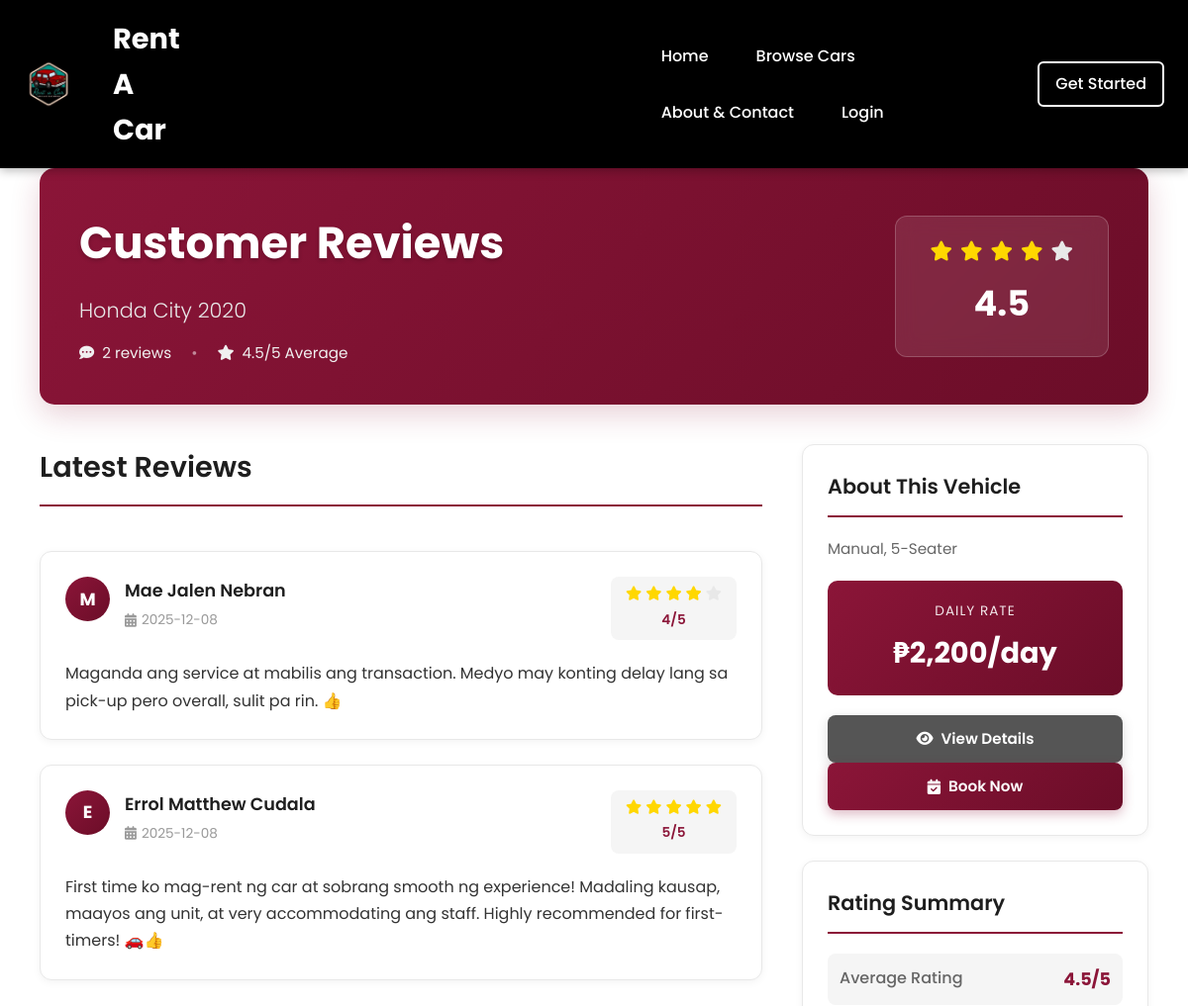
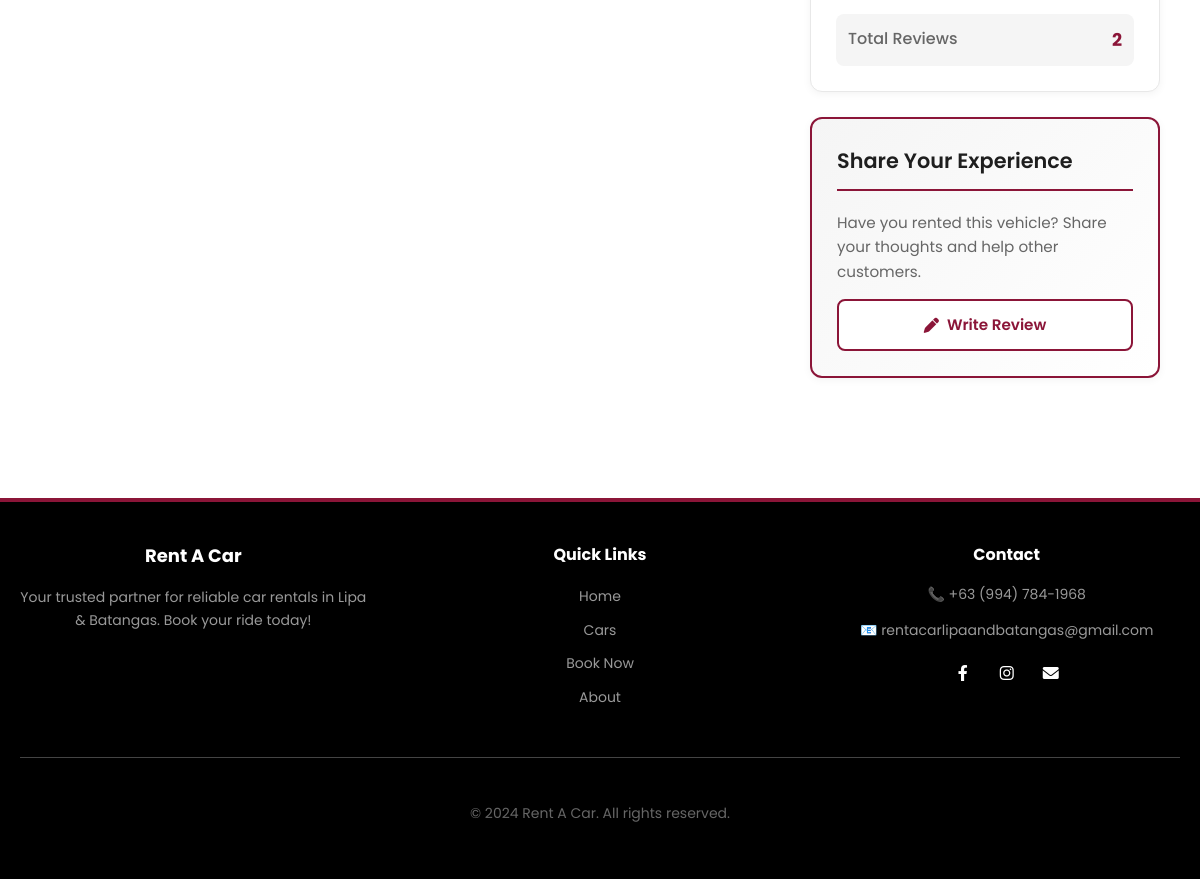
The app's page /cars/2/reviews with its own data (2 pictures, top to bottom).
### models.py (models this page shows)
class Car(db.Model):
    id = db.Column(db.Integer, primary_key=True)  # Unique ID for each car
    name = db.Column(db.String(100), nullable=False)  # Car model name
    price = db.Column(db.String(50), nullable=False)  # Daily rental price
    specs = db.Column(db.String(200), nullable=False)  # Car description
    image = db.Column(db.String(100), nullable=False)  # Main image filename
    transmission = db.Column(db.String(50), nullable=False)  # Auto or Manual
    fuel = db.Column(db.String(50), nullable=False)  # Gas, Diesel, Electric
    capacity = db.Column(db.String(50), nullable=False)  # Number of seats
    availability = db.Column(db.String(20), default='Available')  # Available/Rented/Maintenance
    engine = db.Column(db.String(100))  # Engine details
    mileage = db.Column(db.String(50))  # Fuel efficiency
    color = db.Column(db.String(50))  # Car color

class User(UserMixin, db.Model):
    id = db.Column(db.Integer, primary_key=True)  # Unique user ID
    name = db.Column(db.String(100), nullable=False)  # Full name
    email = db.Column(db.String(100), unique=True, nullable=False)  # Email address (must be unique)
    password = db.Column(db.String(200), nullable=False)  # Hashed password
    is_admin = db.Column(db.Boolean, default=False)  # Is this user an admin?
    created_at = db.Column(db.DateTime, default=datetime.utcnow)  # Account creation date

class Review(db.Model):
    id = db.Column(db.Integer, primary_key=True)  # Unique review ID
    user_id = db.Column(db.Integer, db.ForeignKey('user.id'), nullable=False)  # Who wrote the review
    car_id = db.Column(db.Integer, db.ForeignKey('car.id'), nullable=False)  # Which car was reviewed
    booking_id = db.Column(db.Integer, db.ForeignKey('booking.id'), nullable=False)  # Which booking this is for
    rating = db.Column(db.Integer, nullable=False)  # Star rating (1-5)
    comment = db.Column(db.Text)  # Written review
    created_at = db.Column(db.DateTime, default=datetime.utcnow)  # When review was posted

### app.py (the view)
@app.route('/cars/<int:car_id>/reviews')
def car_reviews(car_id):
    car = Car.query.get_or_404(car_id)
    raw_reviews = Review.query.filter_by(car_id=car_id).order_by(Review.created_at.desc()).all()
    reviews = []
    for r in raw_reviews:
        author = None
        try:
            user = User.query.get(r.user_id)
            author = user.name if user else 'Anonymous'
        except Exception:
            author = 'Anonymous'
        reviews.append({
            'author': author,
            'rating': r.rating,
            'comment': r.comment,
            'created_at': r.created_at.strftime('%Y-%m-%d') if getattr(r, 'created_at', None) else None
        })
    if not getattr(car, 'average_rating', None):
        if reviews:
            avg = round(sum(r['rating'] for r in reviews) / len(reviews), 1)
            car.average_rating = avg
            car.review_count = len(reviews)
        else:
            car.average_rating = None
            car.review_count = 0
    return render_template('car_reviews.html', car=car, reviews=reviews)

### templates/car_reviews.html (shortened to what this page needs)
{% extends 'base.html' %}
{% block content %}
<section class="reviews-section-modern">
    <div class="reviews-container">
        <div class="reviews-header-modern">
            <div class="header-content">
                <h1 class="reviews-title">Customer Reviews</h1>
                <p class="reviews-subtitle">{{ car.name }}</p>
                <div class="header-meta">
                    <span class="review-count"><i class="fas fa-comment-dots"></i> {{ car.review_count or 0 }} review{{ 's' if (car.review_count|int > 1) else '' }}</span>
                    <span class="divider">•</span>
                    <span class="avg-rating"><i class="fas fa-star"></i> {{ car.average_rating or 'N/A' }}/5 Average</span>
                </div>
            </div>
            <div class="rating-badge">
                <div class="badge-stars">
                    {% for i in range(1,6) %}
                        <i class="fas fa-star" style="color: {% if i <= (car.average_rating|int if car.average_rating else 0) %}#FFD700{% else %}#E8E8E8{% endif %}; font-size: 20px;"></i>
                    {% endfor %}
                </div>
                <div class="badge-number">{{ car.average_rating or 'N/A' }}</div>
            </div>
        </div>
        <div class="reviews-content">
            <div class="reviews-list-modern">
                <h2 class="list-title">Latest Reviews</h2>
                {% if reviews and reviews|length > 0 %}
                    {% for review in reviews %}
                    <article class="review-card-modern">
                        <div class="review-header">
                            <div class="reviewer-info">
                                <div class="reviewer-avatar">{{ (review.author or 'A')[0]|upper }}</div>
                                <div class="reviewer-details">
                                    <h4 class="reviewer-name">{{ review.author or 'Anonymous Customer' }}</h4>
                                    <p class="review-date"><i class="fas fa-calendar-alt"></i> {{ review.created_at }}</p>
                                </div>
                            </div>
                            <div class="review-rating">
                                <div class="stars-display">
                                    {% for i in range(1,6) %}
                                        <i class="fas fa-star" style="color: {% if i <= review.rating %}#FFD700{% else %}#E8E8E8{% endif %};"></i>
                                    {% endfor %}
                                </div>
                                <span class="rating-text">{{ review.rating }}/5</span>
                            </div>
                        </div>
                        <p class="review-text">{{ review.comment or 'No comment provided.' }}</p>
                    </article>
                    {% endfor %}
                {% endif %}
            </div>
            <aside class="reviews-sidebar-modern">
                <div class="sidebar-card">
                    <h3 class="card-title">About This Vehicle</h3>
                    <div class="car-info-box">
                        <p class="car-specs">{{ car.transmission }}, {{ car.capacity }}</p>
                        <div class="price-box">
                            <span class="price-label">DAILY RATE</span>
                            <span class="price-value">{{ car.price if car.price.startswith('₱') else '₱' + car.price }}</span>
                        </div>
                        <div class="reviewsmodern-action-buttons">
                            <a href="{{ url_for('car_details', car_id=car.id) }}" class="btn-secondary-modern">
                                <i class="fas fa-eye"></i> View Details
                            </a>
                            <a href="{{ url_for('book') }}" class="btn-primary-modern">
                                <i class="fas fa-calendar-check"></i> Book Now
                            </a>
                        </div>
                    </div>
                </div>
                <div class="sidebar-card">
                    <h3 class="card-title">Rating Summary</h3>
                    <div class="rating-summary">
                        <div class="summary-item">
                            <span class="summary-label">Average Rating</span>
                            <span class="summary-value">{{ car.average_rating or 'N/A' }}/5</span>
                        </div>
                        <div class="summary-item">
                            <span class="summary-label">Total Reviews</span>
                            <span class="summary-value">{{ car.review_count or 0 }}</span>
                        </div>
                    </div>
                </div>
                <div class="sidebar-card share-card">
                    <h3 class="card-title">Share Your Experience</h3>
                    <p class="share-text">Have you rented this vehicle? Share your thoughts and help other customers.</p>
                    <a href="{{ url_for('my_bookings') }}" class="btn-outline-modern">
                        <i class="fas fa-pen"></i> Write Review
                    </a>
                </div>
            </aside>
        </div>
    </div>
</section>
{% endblock %}

### static/css/global.css (style rules this page uses)
body { font-family: 'Poppins', sans-serif; margin: 0; padding: 0; padding-top: 70px; background-color: #FFFFFF; color: #333333; line-height: 1.6; scrollbar-width: thin; scrollbar-color: #8B1538 #E8E8E8; }
h1, h2, h3, h4 { margin: 0; font-weight: 600; }
a { text-decoration: none; color: #8B1538; }

### static/css/index.css (style rules this page uses)
:root { --primary-color: #8B1538; --primary-dark: #6B0D28; --text-dark: #1E1E1E; --text-light: #666666; --bg-light: #F5F5F5; --white: #FFFFFF; }

### templates/base.html (style rules this page uses)
* { font-family: 'Poppins', system-ui, sans-serif; }

### records on screen
Car: name "Honda City 2020", transmission "Manual", capacity "5-Seater", price "₱2,200/day"
User: name "M", name "Mae Jalen Nebran"
Review: comment "Maganda ang service at mabilis ang transaction. Medyo may konting delay lang sa pick-up pero overall, sulit pa rin. 👍"
User: name "E", name "Errol Matthew Cudala"
Review: comment "First time ko mag-rent ng car at sobrang smooth ng experience! Madaling kausap, maayos ang unit, at very accommodating ang staff. Highly recommended for first-timers! 🚗👍"

### other values on screen
{{ car.review_count or 0 }} "2"
{{ 's' if (car.review_count|int > 1) else '' }} "s"
{{ car.average_rating or 'N/A' }} "4.5"
{{ review.created_at }} "2025-12-08" "2025-12-08"
{{ review.rating }} "4" "5"
